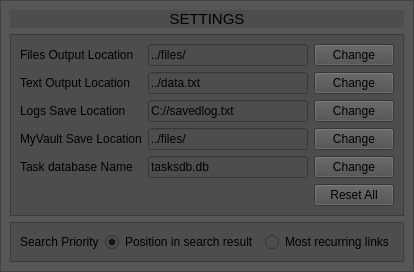
           <widget class="QWidget" name="SettingsPage">
            <layout class="QVBoxLayout" name="verticalLayout_15">
             <property name="spacing">
              <number>2</number>
             </property>
             <property name="margin">
              <number>0</number>
             </property>
             <item>
              <widget class="QFrame" name="frame_12">
               <property name="styleSheet">
                <string notr="true">background-color: rgb(86, 86, 86)</string>
               </property>
               <property name="frameShape">
                <enum>QFrame::StyledPanel</enum>
               </property>
               <property name="frameShadow">
                <enum>QFrame::Raised</enum>
               </property>
               <layout class="QVBoxLayout" name="verticalLayout_18" stretch="1,10,0">
                <item>
                 <widget class="QLabel" name="label_5">
                  <property name="font">
                   <font>
                    <pointsize>11</pointsize>
                   </font>
                  </property>
                  <property name="cursor">
                   <cursorShape>PointingHandCursor</cursorShape>
                  </property>
                  <property name="styleSheet">
                   <string notr="true">background-color: rgb(77, 77, 77);</string>
                  </property>
                  <property name="frameShadow">
                   <enum>QFrame::Plain</enum>
                  </property>
                  <property name="text">
                   <string>SETTINGS</string>
                  </property>
                  <property name="alignment">
                   <set>Qt::AlignCenter</set>
                  </property>
                 </widget>
                </item>
                <item>
                 <widget class="QFrame" name="frame_15">
                  <property name="styleSheet">
                   <string notr="true">background-color: rgb(77, 77, 77);</string>
                  </property>
                  <property name="frameShape">
                   <enum>QFrame::StyledPanel</enum>
                  </property>
                  <property name="frameShadow">
                   <enum>QFrame::Raised</enum>
                  </property>
                  <property name="lineWidth">
                   <number>5</number>
                  </property>
                  <layout class="QGridLayout" name="gridLayout_2" columnstretch="1,2,1">
                   <item row="2" column="2">
                    <widget class="QPushButton" name="ch_tl">
                     <property name="text">
                      <string>Change</string>
                     </property>
                    </widget>
                   </item>
                   <item row="4" column="2">
                    <widget class="QPushButton" name="ch_ml">
                     <property name="text">
                      <string>Change</string>
                     </property>
                    </widget>
                   </item>
                   <item row="5" column="2">
                    <widget class="QPushButton" name="ch_tn">
                     <property name="text">
                      <string>Change</string>
                     </property>
                    </widget>
                   </item>
                   <item row="3" column="2">
                    <widget class="QPushButton" name="ch_ll">
                     <property name="text">
                      <string>Change</string>
                     </property>
                    </widget>
                   </item>
                   <item row="1" column="1">
                    <widget class="QLineEdit" name="lineEdit_2">
                     <property name="text">
                      <string>../files/</string>
                     </property>
                    </widget>
                   </item>
                   <item row="2" column="1">
                    <widget class="QLineEdit" name="lineEdit_3">
                     <property name="text">
                      <string>../data.txt</string>
                     </property>
                    </widget>
                   </item>
                   <item row="4" column="1">
                    <widget class="QLineEdit" name="lineEdit_5">
                     <property name="text">
                      <string>../files/</string>
                     </property>
                    </widget>
                   </item>
                   <item row="3" column="1">
                    <widget class="QLineEdit" name="lineEdit_4">
                     <property name="text">
                      <string>C://savedlog.txt</string>
                     </property>
                    </widget>
                   </item>
                   <item row="1" column="0">
                    <widget class="QLabel" name="label_7">
                     <property name="text">
                      <string>Files Output Location</string>
                     </property>
                    </widget>
                   </item>
                   <item row="2" column="0">
                    <widget class="QLabel" name="label_8">
                     <property name="text">
                      <string>Text Output Location</string>
                     </property>
                    </widget>
                   </item>
                   <item row="3" column="0">
                    <widget class="QLabel" name="label_9">
                     <property name="text">
                      <string>Logs Save Location</string>
                     </property>
                    </widget>
                   </item>
                   <item row="4" column="0">
                    <widget class="QLabel" name="label_10">
                     <property name="text">
                      <string>MyVault Save Location</string>
                     </property>
                    </widget>
                   </item>
                   <item row="5" column="1">
                    <widget class="QLineEdit" name="lineEdit_6">
                     <property name="text">
                      <string>tasksdb.db</string>
                     </property>
                    </widget>
                   </item>
                   <item row="5" column="0">
                    <widget class="QLabel" name="label_11">
                     <property name="text">
                      <string>Task database Name</string>
                     </property>
                    </widget>
                   </item>
                   <item row="1" column="2">
                    <widget class="QPushButton" name="ch_fl">
                     <property name="text">
                      <string>Change</string>
                     </property>
                    </widget>
                   </item>
                   <item row="6" column="2">
                    <widget class="QPushButton" name="ch_re">
                     <property name="text">
                      <string>Reset All</string>
                     </property>
                    </widget>
                   </item>
                  </layout>
                 </widget>
                </item>
                <item>
                 <widget class="QFrame" name="frame_16">
                  <property name="styleSheet">
                   <string notr="true">background-color: rgb(77, 77, 77);</string>
                  </property>
                  <property name="frameShape">
                   <enum>QFrame::StyledPanel</enum>
                  </property>
                  <property name="frameShadow">
                   <enum>QFrame::Raised</enum>
                  </property>
                  <layout class="QGridLayout" name="gridLayout_3">
                   <item row="0" column="1">
                    <widget class="QRadioButton" name="sp_seo">
                     <property name="text">
                      <string>Position in search result</string>
                     </property>
                     <property name="checked">
                      <bool>true</bool>
                     </property>
                    </widget>
                   </item>
                   <item row="0" column="0">
                    <widget class="QLabel" name="label_6">
                     <property name="text">
                      <string>Search Priority</string>
                     </property>
                    </widget>
                   </item>
                   <item row="0" column="2">
                    <widget class="QRadioButton" name="sp_rec">
                     <property name="text">
                      <string>Most recurring links</string>
                     </property>
                    </widget>
                   </item>
                  </layout>
                 </widget>
                </item>
               </layout>
              </widget>
             </item>
            </layout>
           </widget>
